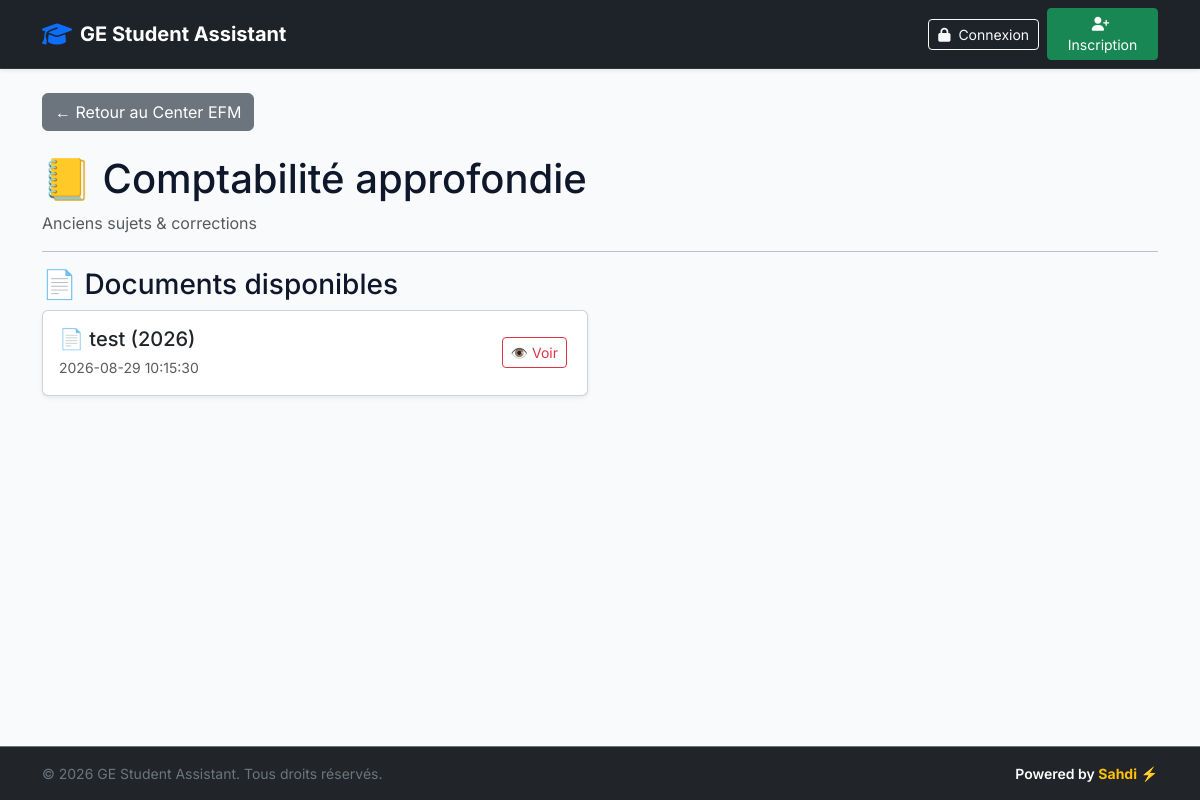
The app's page /efm/13, older data.
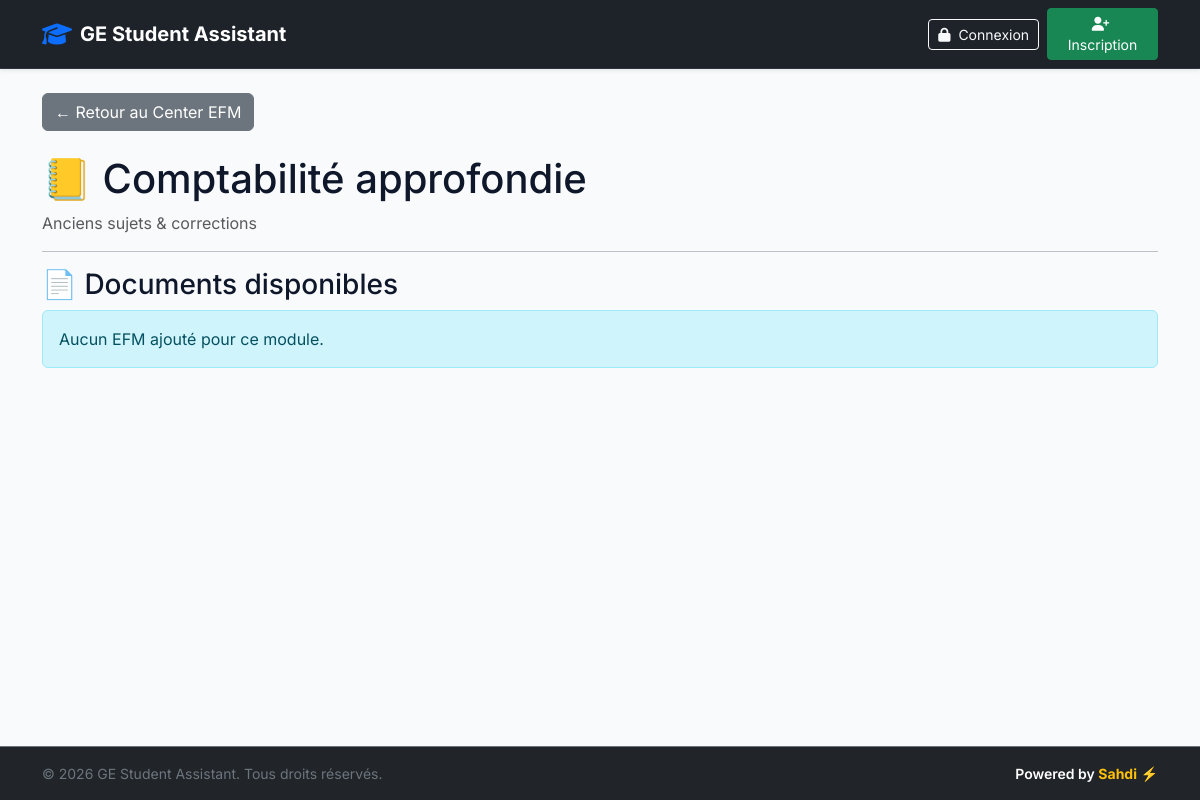
The same page, newer data.
### tables this page shows
CREATE TABLE efm_files (
            id INTEGER PRIMARY KEY AUTOINCREMENT,
            module_id INTEGER NOT NULL,
            title TEXT NOT NULL,
            year TEXT NOT NULL,
            file_type TEXT NOT NULL, -- 'efm' ou 'correction'
            filename TEXT NOT NULL,
            created_at TIMESTAMP DEFAULT CURRENT_TIMESTAMP,
            FOREIGN KEY (module_id) REFERENCES modules(id)
        );

### app.py (the view)
@app.route("/efm/<int:module_id>")
def efm_detail(module_id):
    conn = get_db()
    module = conn.execute(
        "SELECT * FROM modules WHERE id = ? AND type = 'EFM'", (module_id,)
    ).fetchone()
    files = conn.execute(
        "SELECT * FROM efm_files WHERE module_id = ? ORDER BY year DESC",
        (module_id,),
    ).fetchall()
    conn.close()
    if module is None:
        return "Module EFM introuvable", 404
    return render_template("efm_detail.html", module=module, files=files)

### app.py (called while the page is built)
def get_db():
    conn = sqlite3.connect("database.db")
    conn.row_factory = sqlite3.Row
    return conn

@app.before_request
def load_logged_in_user():
    user_id = session.get("user_id")
    if user_id is None:
        g.user = None
    else:
        conn = get_db()
        g.user = conn.execute("SELECT * FROM users WHERE id = ?", (user_id,)).fetchone()
        conn.close()

### templates/efm_detail.html (shortened to what this page needs)
{% extends "base.html" %}
{% block content %}
<a href="/efm" class="btn btn-secondary mb-4">← Retour au Center EFM</a>
<h1>{{ module["icon"] }} {{ module["name"] }}</h1>
<p class="text-muted">Anciens sujets & corrections</p>
<hr>
<h3>📄 Documents disponibles</h3>
{% if files %}
<div class="row">
    {% for file in files %}
    <div class="col-md-6 mb-3">
        <div class="card shadow-sm">
            <div class="card-body d-flex justify-content-between align-items-center">
                <div>
                    <h5 class="mb-1">
                        {% if file["file_type"] == "correction" %}✅{% else %}📄{% endif %}
                        {{ file["title"] }} ({{ file["year"] }})
                    </h5>
                    <small class="text-muted">{{ file["created_at"] }}</small>
                </div>
                <div>
                    <a href="/uploads/{{ file['filename'] }}" target="_blank" class="btn btn-outline-danger btn-sm me-1">👁️ Voir</a>
                </div>
            </div>
        </div>
    </div>
    {% endfor %}
</div>
{% else %}
<div class="alert alert-info">Aucun EFM ajouté pour ce module.</div>
{% endif %}
{% endblock %}

Row changes from the older to the newer data that the page shows:
removed efm_files: title "test", year "2026", created_at "2026-08-29 10:15:30"
Text that changed along with them:
text now shown: "Aucun EFM ajouté pour ce module."
